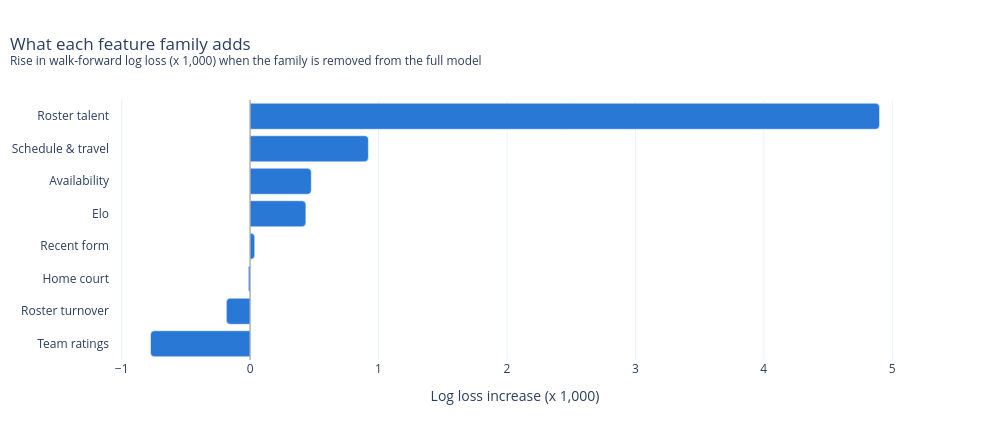

Notebook source saved alongside this figure:
### Code cell
imp = family_importance(games, FIRST_TEST, LAST_TEST)
plot_importance(imp).show()

### Figure 1 — Plotly figure (JSON) as saved in the notebook; plotly's stock layout.template omitted (floating-point values rounded to 4 significant figures)
{"data": [{"customdata": [-0.1968, -0.03785, -0.007571, -0.03028, -0.106, -0.1514, -0.2195, 0.371], "hovertemplate": "<b>%{y}</b><br>Log loss +%{x:.2f} (x 1,000)<br>Accuracy %{customdata:+.2f} pts lower<extra></extra>", "marker": {"color": "#2a78d6", "cornerradius": 4}, "orientation": "h", "type": "bar", "x": [-0.7753, -0.1848, -0.01323, 0.03614, 0.4343, 0.4767, 0.9212, 4.901], "y": ["Team ratings", "Roster turnover", "Home court", "Recent form", "Elo", "Availability", "Schedule & travel", "Roster talent"]}], "layout": {"height": 440, "hoverlabel": {"bgcolor": "white"}, "shapes": [{"line": {"color": "#9a9a9a", "width": 1}, "type": "line", "x0": 0, "x1": 0, "xref": "x", "y0": 0, "y1": 1, "yref": "y domain"}], "title": {"text": "What each feature family adds<br><sup>Rise in walk-forward log loss (x 1,000) when the family is removed from the full model</sup>", "x": 0.01}, "width": 1000, "xaxis": {"title": {"text": "Log loss increase (x 1,000)"}}}}
